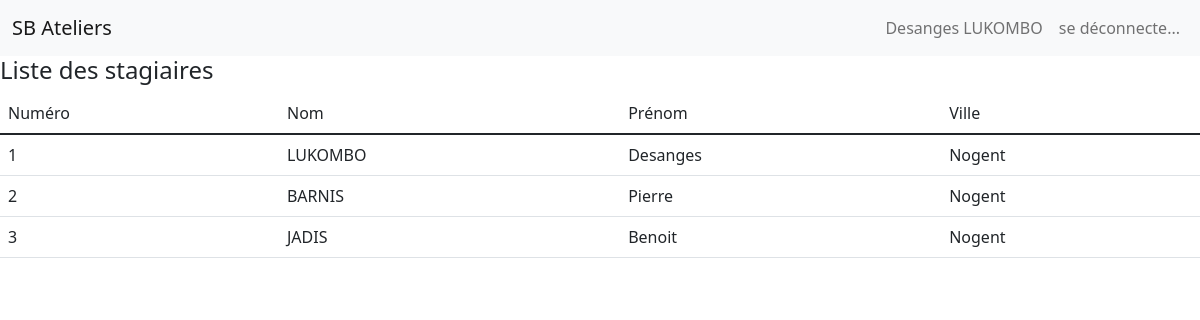
/vues/vue-liste-stagiaires.php?ateliers=1, run on the app's committed database.
### tables this page shows
Create table Client(
numero int primary key not null auto_increment,
nom varbinary(100),
prenom varbinary(100),
login varchar(150),
mdp varchar(150),
ville varbinary(100)
);

### vues/vue-liste-stagiaires.php (the view, shortened to what this page needs)
<?php
    $numero = $_GET['ateliers'];
	try {
		$bd = new PDO(
						'mysql:host=localhost;dbname=suivateliers' ,
						'sanayabio' ,
						'sb2021'
			) ;
		$sql = "select  numero,aes_decrypt(nom,\"Clé\"),aes_decrypt(prenom,\"Clé\"),aes_decrypt(ville,\"Clé\") from Client as c inner join Participer as p on c.numero = p.numClt where numAte = '$numero'";
		$st = $bd -> prepare( $sql ) ;
		$st -> execute() ;
		$stagiaire= $st -> fetchall() ;
	}
	catch( PDOException $e  ){
		echo 'Échec lors de la connexion : ' . $e->getMessage();
        echo "\nPDO::errorCode(): ", $dbh->errorCode();
	}
    ?>
    <!DOCTYPE html>
    <html lang="fr">
        <head>
        </head>
        <link href="https://cdn.jsdelivr.net/npm/bootstrap@5.1.1/dist/css/bootstrap.min.css" rel="stylesheet">
        <body>
        <nav class="navbar navbar-expand-lg navbar-light bg-light">
                <div class="container-fluid">
                    <a class="navbar-brand" href="#">SB Ateliers</a>
                    <div class="collapse navbar-collapse" id="navbarSupportedContent">
                        <ul class="nav navbar-nav navbar-right">
                            <li class="nav-item">
                                <a class="nav-link" href="#"><?php echo "Desanges" . ' ' . "LUKOMBO"  ?></a>
                            </li>
                            <li class="nav-item">
                                <a class="nav-link" href="../controleurs/ctrl-deconnexion.php">se déconnecte...</a>
                            </li>
                        </ul>
                    </div>
                </div>
            </nav>
            <h4>
                    Liste des stagiaires
                </h4>
                <table class= table table-striped>
                    <thead>
                        <tr>
                            <td>Numéro </td>
                            <td>Nom</td>
                            <td>Prénom</td>
                            <td>Ville</td>
                        </tr>
                    </thead>
                    <tbody>
                        <?php foreach( $stagiaire as $unStagiaire ){ ?>
                            <tr>
                                <td><?php echo $unStagiaire[ 'numero'] ; ?></td>
                                <td><?php echo $unStagiaire[ "aes_decrypt(nom,\"Clé\")" ] ; ?></td>
                                <td><?php echo $unStagiaire[ "aes_decrypt(prenom,\"Clé\")" ] ; ?></td>
                                <td><?php echo $unStagiaire[ "aes_decrypt(ville,\"Clé\")" ] ; ?></td>
                            </tr>
                        <?php } ?>
                    </tbody>
                </table>
        </body>
    </html>

### data on the page
client: numero "1", unStagiaire "LUKOMBO", unStagiaire "Desanges", unStagiaire "Nogent"
client: numero "2", unStagiaire "BARNIS", unStagiaire "Pierre", unStagiaire "Nogent"
client: numero "3", unStagiaire "JADIS", unStagiaire "Benoit", unStagiaire "Nogent"
